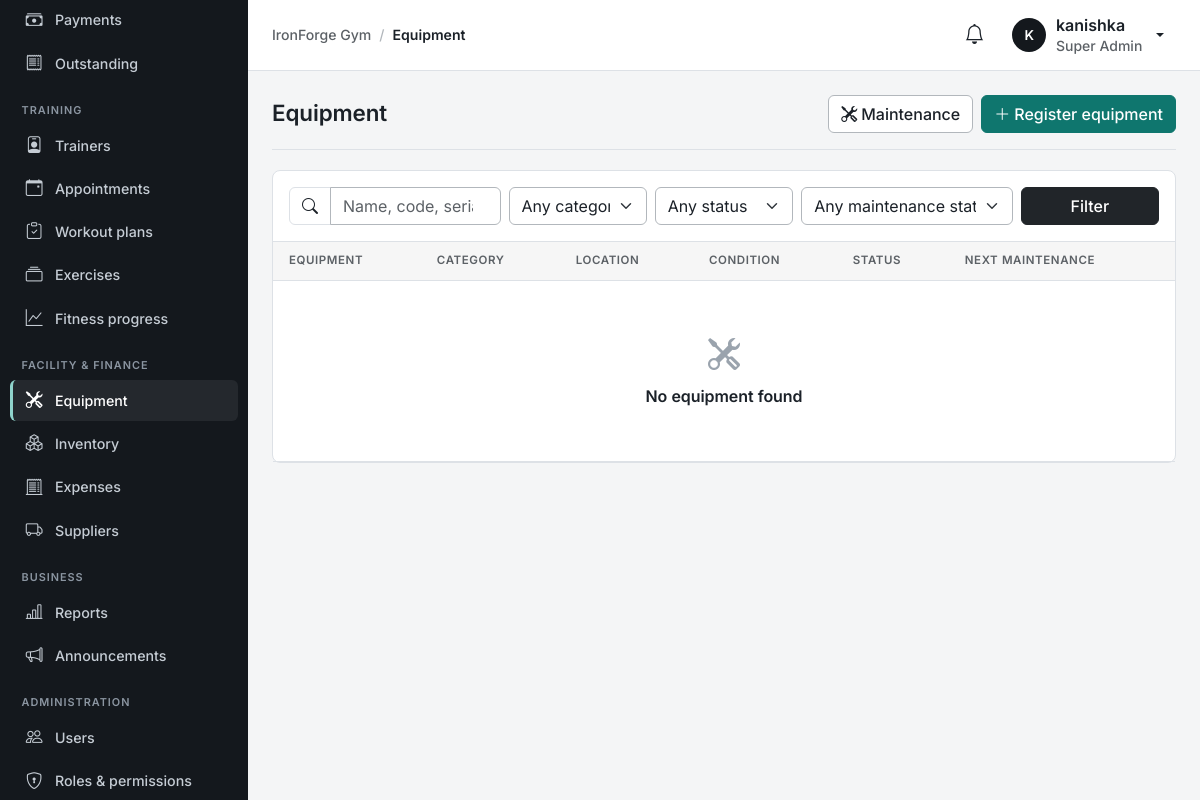
The app's page /equipment/ (signed in), older data.
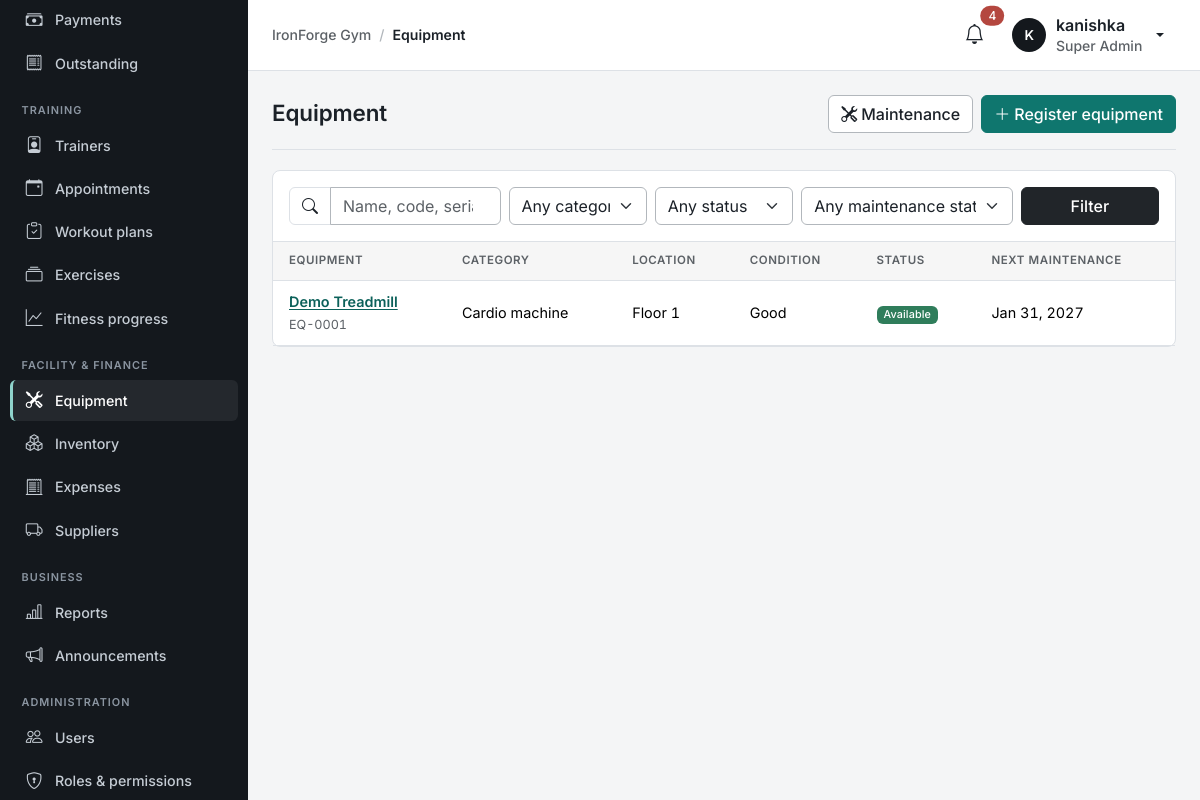
The same page, newer data.
### apps/equipment/models.py (models this page shows, shortened)
class Equipment(models.Model):
    code = models.CharField("equipment code", max_length=30, unique=True)
    name = models.CharField(max_length=150)
    category = models.CharField(max_length=14, choices=EquipmentCategory.choices, default=EquipmentCategory.OTHER, db_index=True)
    serial_number = models.CharField(max_length=80, blank=True)
    purchase_date = models.DateField(null=True, blank=True)
    purchase_cost = models.DecimalField("purchase cost (LKR)", max_digits=12, decimal_places=2, null=True, blank=True)
    supplier = models.ForeignKey("suppliers.Supplier", null=True, blank=True, on_delete=models.PROTECT, related_name="equipment")
    warranty_expires = models.DateField(null=True, blank=True)
    warranty_notes = models.CharField(max_length=255, blank=True)
    location = models.CharField(max_length=100, blank=True)
    condition = models.CharField(max_length=10, choices=Condition.choices, default=Condition.GOOD)
    status = models.CharField(max_length=14, choices=EquipmentStatus.choices, default=EquipmentStatus.AVAILABLE, db_index=True)
    maintenance_interval_days = models.PositiveIntegerField(null=True, blank=True, help_text="Used to schedule the next service automatically.")
    last_maintenance_date = models.DateField(null=True, blank=True)
    next_maintenance_date = models.DateField(null=True, blank=True, db_index=True)
    notes = models.TextField(blank=True)
    created_at = models.DateTimeField(auto_now_add=True)
    class Meta:
        ordering = ["name", "code"]
        verbose_name_plural = "equipment"
        constraints = [
            models.CheckConstraint(condition=Q(purchase_cost__isnull=True) | Q(purchase_cost__gte=0), name="equipment_cost_non_negative"),
        ]
    def get_absolute_url(self):
        return reverse("equipment:detail", args=[self.pk])
    @property
    def maintenance_state(self):
        d = self.next_maintenance_date
        if not d:
            return "none"
        today = timezone.localdate()
        if d < today:
            return "overdue"
        return "soon" if (d - today).days <= 14 else "ok"

### apps/equipment/views.py (the view)
# urls.py: path("", views.EquipmentListView.as_view(), name="list"),
class EquipmentListView(GymPermissionMixin, ListView):
    required_permission = "equipment.view"
    template_name = "equipment/equipment_list.html"
    paginate_by = 20
    def get_queryset(self):
        g = self.request.GET
        qs = Equipment.objects.select_related("supplier")
        q = g.get("q", "").strip()
        if q:
            qs = qs.filter(Q(name__icontains=q) | Q(code__icontains=q) | Q(serial_number__icontains=q) | Q(location__icontains=q))
        if g.get("category") in EquipmentCategory.values:
            qs = qs.filter(category=g["category"])
        if g.get("status") in EquipmentStatus.values:
            qs = qs.filter(status=g["status"])
        today = timezone.localdate()
        if g.get("maintenance") == "overdue":
            qs = qs.filter(next_maintenance_date__lt=today)
        elif g.get("maintenance") == "soon":
            qs = qs.filter(next_maintenance_date__gte=today, next_maintenance_date__lte=today + timedelta(days=14))
        return qs
    def get_context_data(self, **kwargs):
        g = self.request.GET
        counts = {row["status"]: row["n"] for row in Equipment.objects.values("status").annotate(n=Count("pk"))}
        return super().get_context_data(
            q=g.get("q", ""), category=g.get("category", ""), status=g.get("status", ""), maintenance=g.get("maintenance", ""),
            categories=EquipmentCategory.choices, statuses=EquipmentStatus.choices, counts=counts,
            open_faults=FaultReport.objects.filter(resolved_at__isnull=True).count(), **kwargs)

### apps/accounts/mixins.py (called while the page is built)
    def dispatch(self, request, *args, **kwargs):
        if not request.user.is_authenticated:
            return self.handle_no_permission()
        if self.required_permission and not request.user.has_gym_perm(self.required_permission):
            raise PermissionDenied
        return super().dispatch(request, *args, **kwargs)

### apps/accounts/models.py (called while the page is built)
    @property
    def is_super_admin(self):
        return self.role == Role.SUPER_ADMIN

    @property
    def display_name(self):
        return self.get_full_name() or self.username

    def gym_permissions(self):
        if not hasattr(self, "_gym_permissions"):
            if not self.is_active:
                perms = set()
            elif self.is_super_admin:
                perms = set(PERMISSIONS) | SUPER_ADMIN_ONLY
            else:
                perms = set(RolePermission.objects.filter(role=self.role).values_list("permission", flat=True))
            self._gym_permissions = perms
        return self._gym_permissions

    def has_gym_perm(self, code):
        return code in self.gym_permissions()

### apps/core/appearance.py (called while the page is built)
def _rgb(color):
    return tuple(int(color[i:i + 2], 16) for i in (1, 3, 5))

### templates/equipment/equipment_list.html (shortened to what this page needs)
{% extends "base.html" %}
{% load gym %}
{% block content %}
<div class="page-header"><h1>Equipment</h1><div class="d-flex gap-2">
  <a href="{% url 'equipment:maintenance_list' %}" class="btn btn-outline-secondary"><i class="bi bi-tools me-1"></i>Maintenance{% if open_faults %} <span class="badge text-bg-danger">{{ open_faults }}</span>{% endif %}</a>
  {% if request.user|can:"equipment.manage" %}<a href="{% url 'equipment:create' %}" class="btn btn-primary"><i class="bi bi-plus-lg me-1"></i>Register equipment</a>{% endif %}</div></div>
<div class="card"><div class="card-body border-bottom"><form method="get" class="row g-2" data-no-loading>
  <div class="col-lg-3">{% include "components/search_bar.html" with q=q placeholder="Name, code, serial, location" %}</div>
  <div class="col-6 col-lg-2"><select name="category" class="form-select" aria-label="Category"><option value="">Any category</option></select></div>
  <div class="col-6 col-lg-2"><select name="status" class="form-select" aria-label="Status"><option value="">Any status</option></select></div>
  <div class="col-6 col-lg-3"><select name="maintenance" class="form-select" aria-label="Maintenance"><option value="">Any maintenance state</option></select></div>
  <div class="col-6 col-lg-2 d-flex gap-2"><button class="btn btn-dark flex-grow-1" type="submit" data-no-loading>Filter</button></div>
</form></div>
<div class="table-responsive"><table class="table table-hover mb-0"><thead><tr><th>Equipment</th><th>Category</th><th>Location</th><th>Condition</th><th>Status</th><th>Next maintenance</th></tr></thead><tbody>
{% for e in object_list %}<tr><td><a href="{{ e.get_absolute_url }}" class="fw-semibold">{{ e.name }}</a><div><small class="text-muted">{{ e.code }}</small></div></td>
  <td>{{ e.get_category_display }}</td><td>{{ e.location|default:"—" }}</td><td>{{ e.get_condition_display }}</td>
  <td><span class="badge text-bg-{% if e.status == 'available' %}success{% elif e.status == 'in_use' %}info{% elif e.status == 'maintenance' %}warning{% else %}danger{% endif %}">{{ e.get_status_display }}</span></td>
  <td class="text-nowrap">{% if e.next_maintenance_date %}{{ e.next_maintenance_date|date:"M j, Y" }} {% else %}—{% endif %}</td></tr>
{% empty %}<tr><td colspan="6">{% include "components/empty_state.html" with icon="tools" title="No equipment found" %}</td></tr>{% endfor %}</tbody></table></div></div>
{% endblock %}

### templates/base.html (shortened to what the changed rows need)
{% load static gym %}<!doctype html>
<html lang="en" data-bs-theme="light">
<head>
  <link href="https://cdn.jsdelivr.net/npm/bootstrap@5.3.3/dist/css/bootstrap.min.css" rel="stylesheet">
  <link href="https://cdn.jsdelivr.net/npm/bootstrap-icons@1.11.3/font/bootstrap-icons.min.css" rel="stylesheet">
  <link href="{% static 'css/app.css' %}" rel="stylesheet">
</head>
<body data-sidebar="{{ APPEARANCE.layout.sidebar_style }}" data-stat-cols="{{ APPEARANCE.layout.stat_columns }}">
<div class="app-shell">
  <div class="main">
    <header class="topbar">
      <div class="ms-auto d-flex align-items-center gap-2">
      <div class="dropdown">
        <button class="btn btn-icon position-relative" data-bs-toggle="dropdown" aria-expanded="false" aria-label="Notifications"><i class="bi bi-bell fs-5"></i>
          {% if unread_notifications %}<span class="position-absolute top-0 start-100 translate-middle badge rounded-pill text-bg-danger">{{ unread_notifications }}</span>{% endif %}</button>
      </div>
      </div>
    </header>
    <main class="content" id="main" tabindex="-1">
      {% block content %}{% endblock %}
    </main>
  </div>
</div>
</body>
</html>

Row changes from the older to the newer data that the page shows:
added Equipment: name "Demo Treadmill", code "EQ-0001", category "Cardio machine", location "Floor 1", condition "Good", status "Available", next_maintenance_date "Jan 31, 2027"
Text that changed along with them:
{{ unread_notifications }}: (not shown) → "4"
{{ title|default:"Nothing here yet" }}: "No equipment found" → (not shown)
